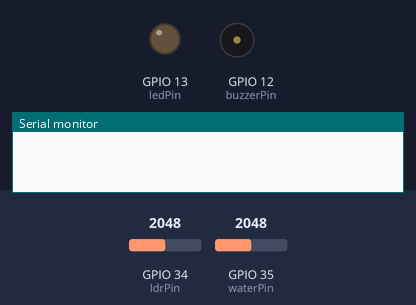
A sketch run on a simulated ESP32. Shown: output pins drawn as LEDs (lit = HIGH), buzzer (waves = sounding, pin HIGH), the last lines printed to the serial monitor. Dashed ring = blinking. The inputs (shaded band) are chosen by the test bench; at power-on: GPIO 35 (waterPin) = 2048, GPIO 34 (ldrPin) = 2048. WiFi joins after 1.5 s; servers stay silent unless stated.

Above: at 1.1 s.
4.1 s: GPIO 35 (waterPin) set to 1047
7.6 s: GPIO 35 (waterPin) set to 968
At 8.8 s:
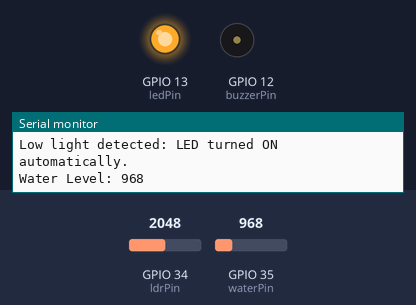
9.3 s: GPIO 35 (waterPin) set to 1040
At 10.91 s:
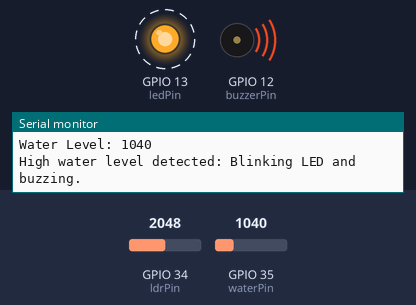
13.5 s: GPIO 35 (waterPin) set to 960
At 14.6 s:
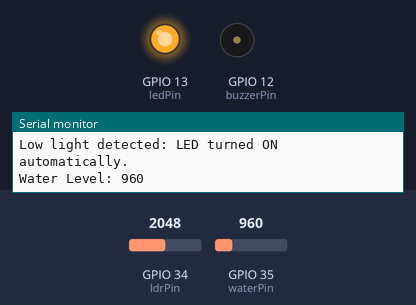
Timing chart, 0 to 16.3 s (numbered marks = the images above; inputs shaded):
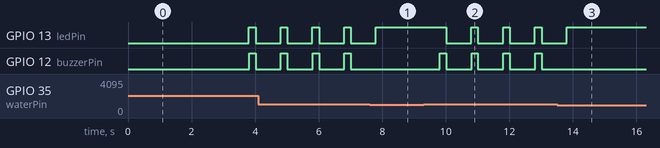

Measured:
- the behaviour switches between 1001 and 1000 on GPIO 35 (waterPin) (found by bisection; images 0 and 1)
- after the input at 7.6 s, GPIO 13 (ledPin): goes on until 7.8 s, then stays HIGH; GPIO 12 (buzzerPin): stops changing and stays LOW
- after the input at 9.3 s, GPIO 13 (ledPin): alternates HIGH for 0.21 s and LOW for 0.79 s, starting after 0.71 s; GPIO 12 (buzzerPin): alternates HIGH for 0.20 s and LOW for 0.80 s, starting after 0.51 s
- after the input at 13.5 s, GPIO 13 (ledPin): goes on until 13.8 s, then stays HIGH; GPIO 12 (buzzerPin): stops changing and stays LOW
- by itself, GPIO 13 (ledPin): alternates HIGH for 0.21 s and LOW for 0.79 s
- by itself, GPIO 12 (buzzerPin): alternates HIGH for 0.20 s and LOW for 0.80 s

The sketch:

main.ino
```cpp
#define BLYNK_TEMPLATE_ID "TMPL3T-ACrkDD"
#define BLYNK_TEMPLATE_NAME "IOTPROJECT2"
#define BLYNK_AUTH_TOKEN "oT434sslDvn61k1InkXgrCVYjd17c35S"

#include <WiFi.h>
#include <WiFiClient.h>
#include <BlynkSimpleEsp32.h>

char auth[] = BLYNK_AUTH_TOKEN;
char ssid[] = "InternetByHarsh";
char pass[] = "helloharsh";

BlynkTimer timer;

// Pin Definitions
const int ledPin = 13;
const int buzzerPin = 12;
const int ldrPin = 34;
const int waterPin = 35;

// Blynk Virtual Pins
#define vpinLED V0
#define vpinBuzzer V1
#define vpinLDR V3
#define vpinWater V4

// Variables
int ldrValue;
int scaledLdrValue;
int waterLevel;
int ledState = 0;
int buzzerState = 0;

BLYNK_CONNECTED() {
  Blynk.syncVirtual(vpinLED);
  Blynk.syncVirtual(vpinBuzzer);
}

BLYNK_WRITE(vpinLED) {
  ledState = param.asInt();
  digitalWrite(ledPin, ledState ? HIGH : LOW);
  Serial.print("LED State: ");
  Serial.println(ledState ? "ON" : "OFF");
}

BLYNK_WRITE(vpinBuzzer) {
  buzzerState = param.asInt();
  digitalWrite(buzzerPin, buzzerState ? HIGH : LOW);
  Serial.print("Buzzer State: ");
  Serial.println(buzzerState ? "ON" : "OFF");
}

// Function to read LDR and scale the value
void readLDR() {
  ldrValue = analogRead(ldrPin);
  // Scale LDR value from 0-225 to 0-100 (inverted)
  scaledLdrValue = map(ldrValue, 0, 225, 100, 0);

  // Send scaled value to Blynk
  Blynk.virtualWrite(vpinLDR, scaledLdrValue);

  Serial.print("LDR Value: ");
  Serial.print(ldrValue);
  Serial.print("\tScaled LDR Value: ");
  Serial.println(scaledLdrValue);

  // If scaled LDR value is below 20, turn on LED automatically
  if (scaledLdrValue < 20) {
    digitalWrite(ledPin, HIGH);
    Serial.println("Low light detected: LED turned ON automatically.");
  } else if (!ledState) {
    digitalWrite(ledPin, LOW);
  }
}

// Function to read Water Sensor and handle alerts
void readWaterSensor() {
  waterLevel = analogRead(waterPin);

  // Send water level to Blynk
  Blynk.virtualWrite(vpinWater, waterLevel);

  Serial.print("Water Level: ");
  Serial.println(waterLevel);

  // If water level exceeds 1000, blink LED and buzz
  if (waterLevel > 1000) {
    Serial.println("High water level detected: Blinking LED and buzzing.");
    digitalWrite(ledPin, HIGH);
    digitalWrite(buzzerPin, HIGH);
    delay(200);
    digitalWrite(ledPin, LOW);
    digitalWrite(buzzerPin, LOW);
    delay(200);
  }
}

void setup() {
  Serial.begin(115200);
  delay(1000);

  // Initialize pins
  pinMode(ledPin, OUTPUT);
  pinMode(buzzerPin, OUTPUT);
  pinMode(ldrPin, INPUT);
  pinMode(waterPin, INPUT);

  // Set initial states
  digitalWrite(ledPin, LOW);
  digitalWrite(buzzerPin, LOW);

  Blynk.begin(auth, ssid, pass);

  // Set timers to read sensors every second
  timer.setInterval(1000L, readLDR);
  timer.setInterval(1000L, readWaterSensor);

  Serial.println("ESP32 IoT Project Initialized with LDR and Water Sensor");
}

void loop() {
  Blynk.run();
  timer.run();
}
```
